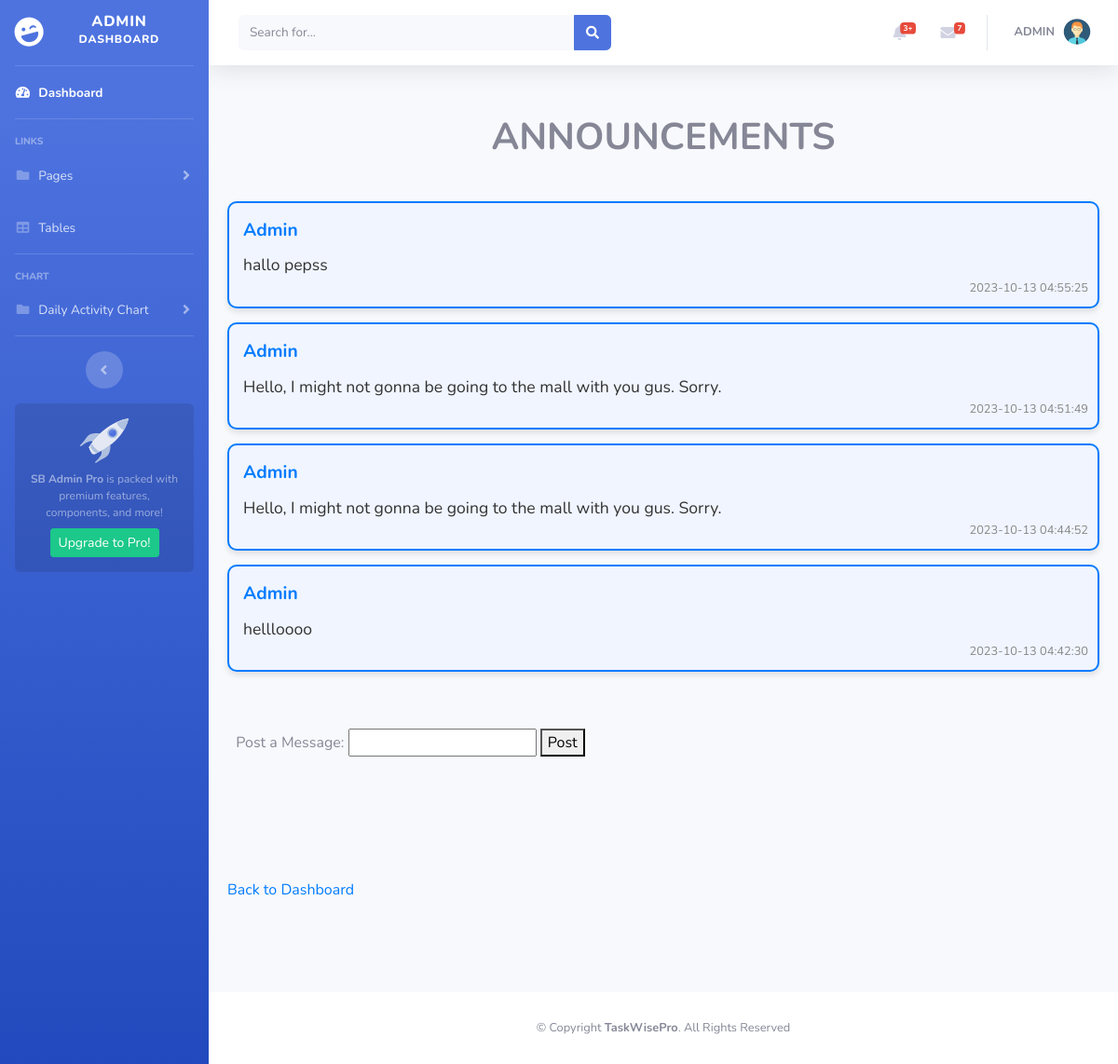
The page /landing/adminpage/messages.php on the database its author committed.
### tables this page shows
CREATE TABLE `messages` (
  `id` int(11) NOT NULL,
  `sender` varchar(255) DEFAULT NULL,
  `message` text DEFAULT NULL,
  `timestamp` timestamp NOT NULL DEFAULT current_timestamp() ON UPDATE current_timestamp()
);

### landing/adminpage/messages.php (the view, shortened to what this page needs)
<?php
$servername = "localhost";
$username = "root";
$password = "";
$dbname = "user_db";
$conn = new mysqli($servername, $username, $password, $dbname);
$sql = "SELECT * FROM messages ORDER BY timestamp DESC";
$result = $conn->query($sql);
$messages = [];
if ($result->num_rows > 0) {
    while ($row = $result->fetch_assoc()) {
        $messages[] = $row;
    }
}
include_once("../adminpage/include/header.php");
?>
<!DOCTYPE html>
<html>
<head>
</head>
<body>
    <h1>Announcements</h1>
    <ul class="message-list">
        <?php foreach ($messages as $message) { ?>
            <li>
                <strong><?= $message['sender'] ?></strong>
                <p><?= $message['message'] ?></p>
                <small><?= $message['timestamp'] ?></small>
            </li>
        <?php } ?>
    </ul>
    <form method="post" class="message-form">
        <label for="message">Post a Message:</label>
        <input type="text" id="message" name="message" required>
        <button type="submit">Post</button>
    </form>
    <a href="/lara/landing/adminpage/" class="back-link">Back to Dashboard</a>
</body>
</html>
<div style="margin-top: 10%;">
    <?php include_once("../adminpage/include/footer.php"); ?>

### landing/adminpage/messages.php (style rules this page uses)
.message-list { list-style-type: none; padding: 0; }
.message-list li { background-color: #f0f5ff; border: 2px solid #007bff; border-radius: 10px; padding: 15px; box-shadow: 0 4px 6px rgba(0, 0, 0, 0.1); position: relative; margin: 15px 20px 15px 20px; }
.message-list li strong { font-weight: bold; color: #007bff; font-size: 1.2em; }
.message-list li p { margin-top: 10px; color: #333; font-size: 1.1em; }
.message-list li small { position: absolute; bottom: 10px; right: 10px; color: #888; }
.back-link { text-decoration: none; color: #007bff; margin: 10% 0 0 20px; }
h1 { margin: 3% 0 3% 0; text-align: center; text-transform: uppercase; font-weight: bolder; }
.message-form { margin: 3% 0 3% 3%; }

### rows shown on the page
messages: sender "Admin", message "hallo pepss", timestamp "2023-10-13 04:55:25"
messages: sender "Admin", message "Hello, I might not gonna be going to the mall with you gus. Sorry.", timestamp "2023-10-13 04:51:49"
messages: sender "Admin", message "Hello, I might not gonna be going to the mall with you gus. Sorry.", timestamp "2023-10-13 04:44:52"
messages: sender "Admin", message "hellloooo", timestamp "2023-10-13 04:42:30"
